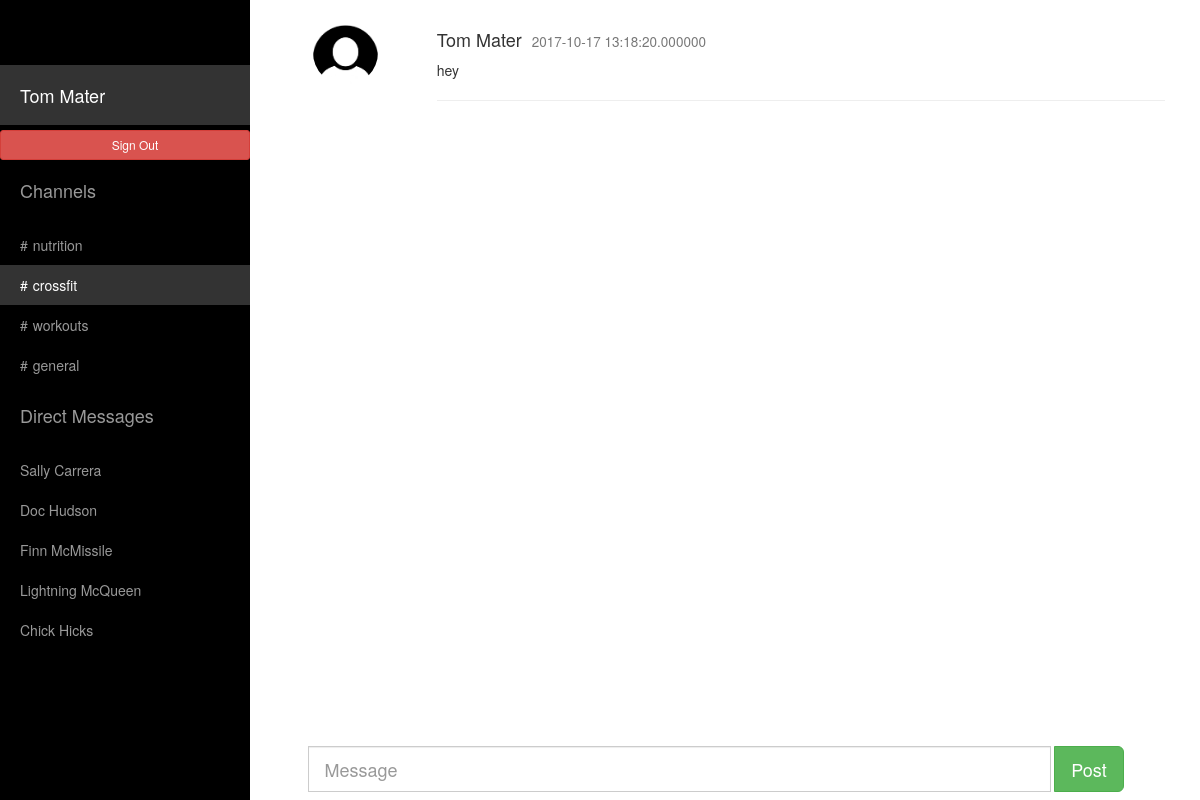
The page /indexc.php (signed in) on the database as committed earlier.
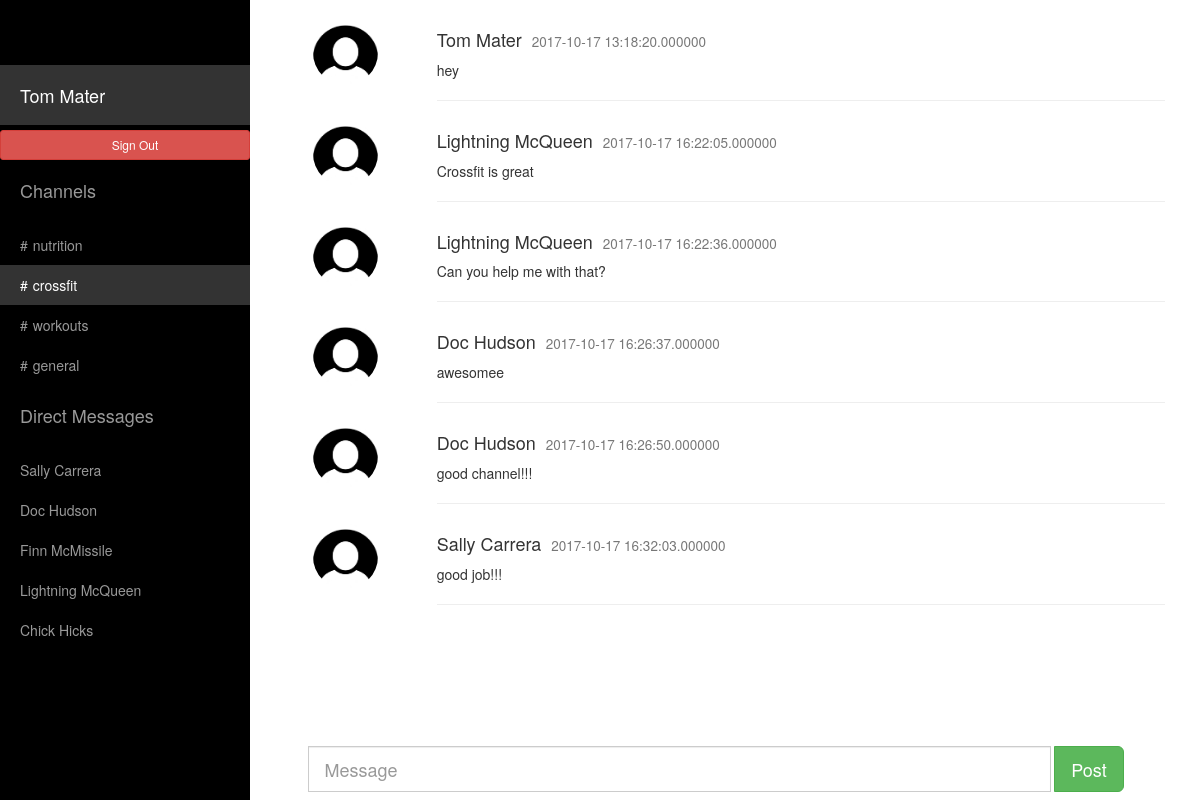
The same page on the database as committed later.
### tables this page shows
CREATE TABLE `users_channel` (
  `id` int(20) NOT NULL DEFAULT '0',
  `channels` varchar(100) NOT NULL,
  `ch_id` int(20) NOT NULL
);

CREATE TABLE `users_info` (
  `id` int(20) NOT NULL DEFAULT '0',
  `user_email` varchar(100) NOT NULL DEFAULT '',
  `user_pass` varchar(100) NOT NULL,
  `user_name` varchar(100) NOT NULL
);

CREATE TABLE `users_message` (
  `mess_id` int(20) NOT NULL,
  `ch_id` int(20) NOT NULL DEFAULT '0',
  `messages` varchar(100) NOT NULL,
  `user_name` varchar(100) NOT NULL,
  `date` timestamp(6) NOT NULL
);

### indexc.php (the view, shortened to what this page needs)
<!DOCTYPE html>
<html lang="en">
<head>
	<link rel="stylesheet" href="https://maxcdn.bootstrapcdn.com/bootstrap/3.3.7/css/bootstrap.min.css">
    <link href="css/sidebar.css" rel="stylesheet">
  </head>
<body>
    <div id="wrapper">
        <div id="sidebar-wrapper">
            <ul class="sidebar-nav">
                <li class="sidebar-brand">
                </li>
                <li class="sidebar-brand">
                    <a style="color:white !important;" class="actives" href="index.php"><?php echo $_SESSION['user_name']; ?></a>
                </li>
				<li>
				<a style="color:white !important;" href="signout.php" class="btn btn-danger btn-sm" role="button">Sign Out</a>
				</li>
                <li class="sidebar-brand">
                    <a>Channels</a>
                </li>
				<?php
$conn = mysqli_connect("localhost","admin","M0n@rch$");
	mysqli_select_db($conn,'slack');
	 $r1=mysqli_query($conn,"select channels from users_channel where channels='".nutrition."'");
	 while($r2=mysqli_fetch_array($r1))
	 {
?>
          <li>
                    <a href="indexn.php"><span style="padding-right:5px">#</span><?php echo $r2['channels']; ?></a>
		  </li>
<?php
	 }
?>
<?php
 $r14=mysqli_query($conn,"select channels from users_channel where channels='".crossfit."'");
	 while($r24=mysqli_fetch_array($r14))
	 {
?>
      <li>
                    <a class="actives" style="color:white !important;" href="indexc.php"><span style="padding-right:5px">#</span><?php echo $r24['channels']; ?></a>
		  </li>
<?php
	 }
?>
<?php
 $r15=mysqli_query($conn,"select channels from users_channel where channels='".workouts."'");
	 while($r25=mysqli_fetch_array($r15))
	 {
?>
      <li>
                    <a href="indexw.php"><span style="padding-right:5px">#</span><?php echo $r25['channels']; ?></a>
		  </li>
<?php
	 }
?>
<?php
 $r13=mysqli_query($conn,"select channels from users_channel where channels='".general."'");
	 while($r23=mysqli_fetch_array($r13))
	 {
?>
      <li>
                    <a  href="index.php"><span style="padding-right:5px">#</span><?php echo $r23['channels']; ?></a>
		  </li>
<?php
	 }
?>
		 <li class="sidebar-brand">
                    <a href="#">
                        Direct Messages
                    </a>
          </li>
		  <?php
	     $r11=mysqli_query($conn,"select user_name from users_info where not user_name='".$_SESSION['user_name']."'");
	     while($r22=mysqli_fetch_array($r11))
	       {
?>
		   <li>
                    <a href="#page-content-wrapper"><?php echo $r22['user_name']; ?></a>
		  </li>
<?php
		   }
?>
            </ul>
        </div>
        <div id="page-content-wrapper">
            <div class="container-fluid">
                <div class="row">
				<div  class="col-lg-12">
	 <?php
	     $r33=mysqli_query($conn,"select *from users_message where ch_id='3'");
	     while($r34=mysqli_fetch_array($r33))
	       {
?>
			<div  class="row">
        <div class="col-sm-2 text-center">
          <img src="user-image.jpg" class="img-circle" height="65" width="65" alt="Avatar">
        </div>
        <div class="col-sm-10">
          <h4><?php echo $r34['user_name'];?><small style="margin-left:10px"><?php echo $r34['date'];?></small></h4>
          <p><?php echo $r34['messages'];?></p>
          <hr>
        </div>
			</div>
<?php
		   }
?>
                    </div>
                </div>
            </div>
        </div>
		                       <nav class="navbar navbar-fixed-bottom">
								    <div class="row">
										<div class="col-sm-3 col-md-3">
										</div>
										<div class="col-sm-9 col-md-9">
											<form class="navbar-form" action="index3.php" method="post">
												<div class="row">
					<div class="input-group input-group-lg col-lg-10">
						<input type="text" name="message_post" class="form-control" placeholder="Message">
						</div>
							<div class="input-group input-group-btn col-lg-2">
								<button name="submit" value="submit" class="btn btn-success btn-lg" type="submit">
									Post
								</button>
							</div>
				</div>
			</form>
	</div>
	</div>
</nav>
    </div>
</body>
</html>

Rows that differ between the two databases and show on the page:
added users_message: user_name "Lightning McQueen", date "2017-10-17 16:22:05.000000", messages "Crossfit is great"
added users_message: user_name "Lightning McQueen", date "2017-10-17 16:22:36.000000", messages "Can you help me with that?"
added users_message: user_name "Doc Hudson", date "2017-10-17 16:26:37.000000", messages "awesomee"
added users_message: user_name "Doc Hudson", date "2017-10-17 16:26:50.000000", messages "good channel!!!"
added users_message: user_name "Sally Carrera", date "2017-10-17 16:32:03.000000", messages "good job!!!"
